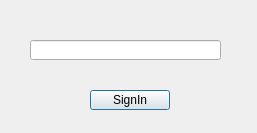
<?xml version="1.0" encoding="UTF-8"?>
<ui version="4.0">
 <class>passWordDialog</class>
 <widget class="QDialog" name="passWordDialog">
  <property name="geometry">
   <rect>
    <x>0</x>
    <y>0</y>
    <width>257</width>
    <height>133</height>
   </rect>
  </property>
  <property name="windowTitle">
   <string>Dialog</string>
  </property>
  <widget class="QPushButton" name="pushButton">
   <property name="geometry">
    <rect>
     <x>90</x>
     <y>90</y>
     <width>80</width>
     <height>20</height>
    </rect>
   </property>
   <property name="text">
    <string>SignIn</string>
   </property>
  </widget>
  <widget class="QLineEdit" name="passWordEditer">
   <property name="geometry">
    <rect>
     <x>30</x>
     <y>40</y>
     <width>191</width>
     <height>20</height>
    </rect>
   </property>
   <property name="echoMode">
    <enum>QLineEdit::Password</enum>
   </property>
  </widget>
 </widget>
 <resources/>
 <connections/>
</ui>
